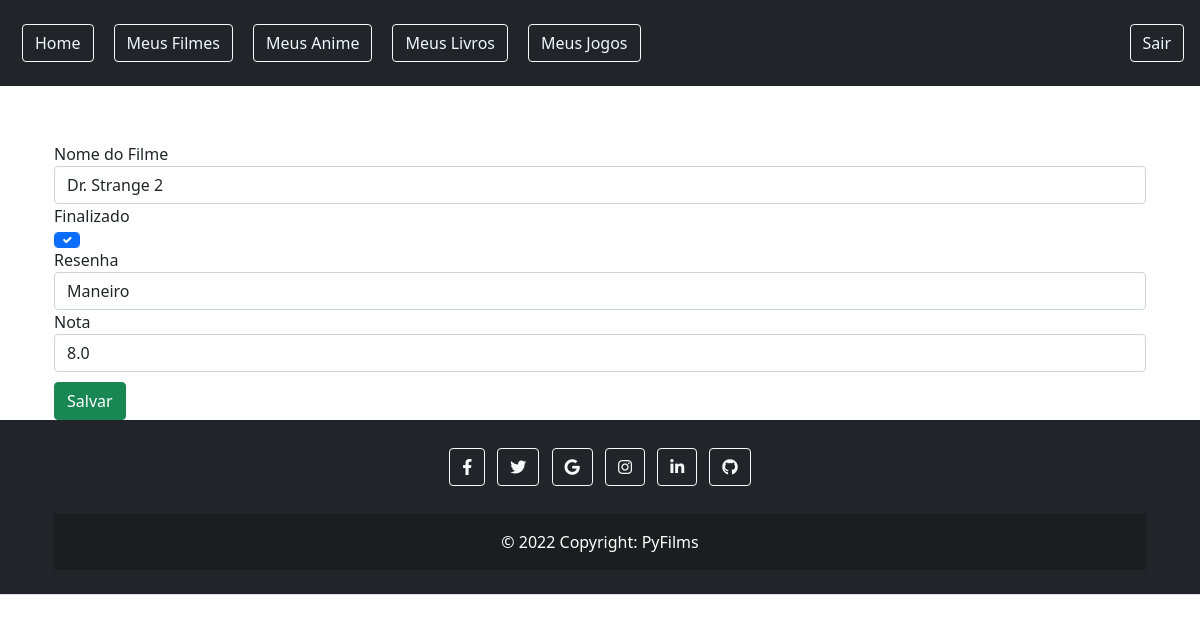
/novo_filme/5 (signed in), run on the app's committed database.
### gestao/models.py (models this page shows)
class Filmes(models.Model):
    filme = models.CharField(max_length=50)
    finalizado = models.BooleanField('Finalizado')
    resenha = models.CharField(max_length=255)
    nota = models.DecimalField(max_digits=3, decimal_places=1, default=0)

### gestao/views.py (the view)
# urls.py: path('novo_filme/<int:id_filme>', views.editar_filme, name='editar'),
@login_required
def editar_filme(request, id_filme):
    filme = Filmes.objects.get(pk=id_filme)
    if request.method == 'GET':
        filmes = FilmesForm(instance=filme)
        return render(request,'filmes/novo_filme.html',{'filmes': filmes})
    else:
        formulario = FilmesForm(request.POST, instance=filme)
        if formulario.is_valid():
            formulario.save()
            return redirect('listar_filmes')

### gestao/forms.py
class FilmesForm(ModelForm):
    class Meta:
        model = Filmes
        fields = '__all__'

### gestao/templates/filmes/novo_filme.html (shortened to what this page needs)
{% extends 'base.html' %}
{% block conteudo %}
{% load widget_tweaks %}
<div class="container-fluid">
    <form class="form-floating" action="" method="POST">
        <div class="form-row align-itens-center">
            <h1 style="text-align:center" class="text-white">Formulario de novo Filme</h1>
            <label class="text-dark">Nome do Filme</label>
            {% render_field filmes.filme class="form-control" placeholder="digite o nome do filme" %}
            <label class="text-dark">Finalizado</label>
            {% render_field filmes.finalizado class="form-control form-check-input" %}
            <label class="text-dark">Resenha</label>
            {% render_field filmes.resenha class="form-control pull-left" placeholder="Escreva o que achou do filme" %}
            <label class="text-dark">Nota</label>
            {% render_field filmes.nota class="form-control pull-left" placeholder="De uma nota ao filme" %}
        </div>
        <button style="margin-top: 10px;" class="btn btn-success" type="submit">Salvar</button>
    </form>
</div>
{% endblock %}

### data on the page
Filmes: filme "Dr. Strange 2", finalizado "☑", resenha "Maneiro", nota "8.0"
